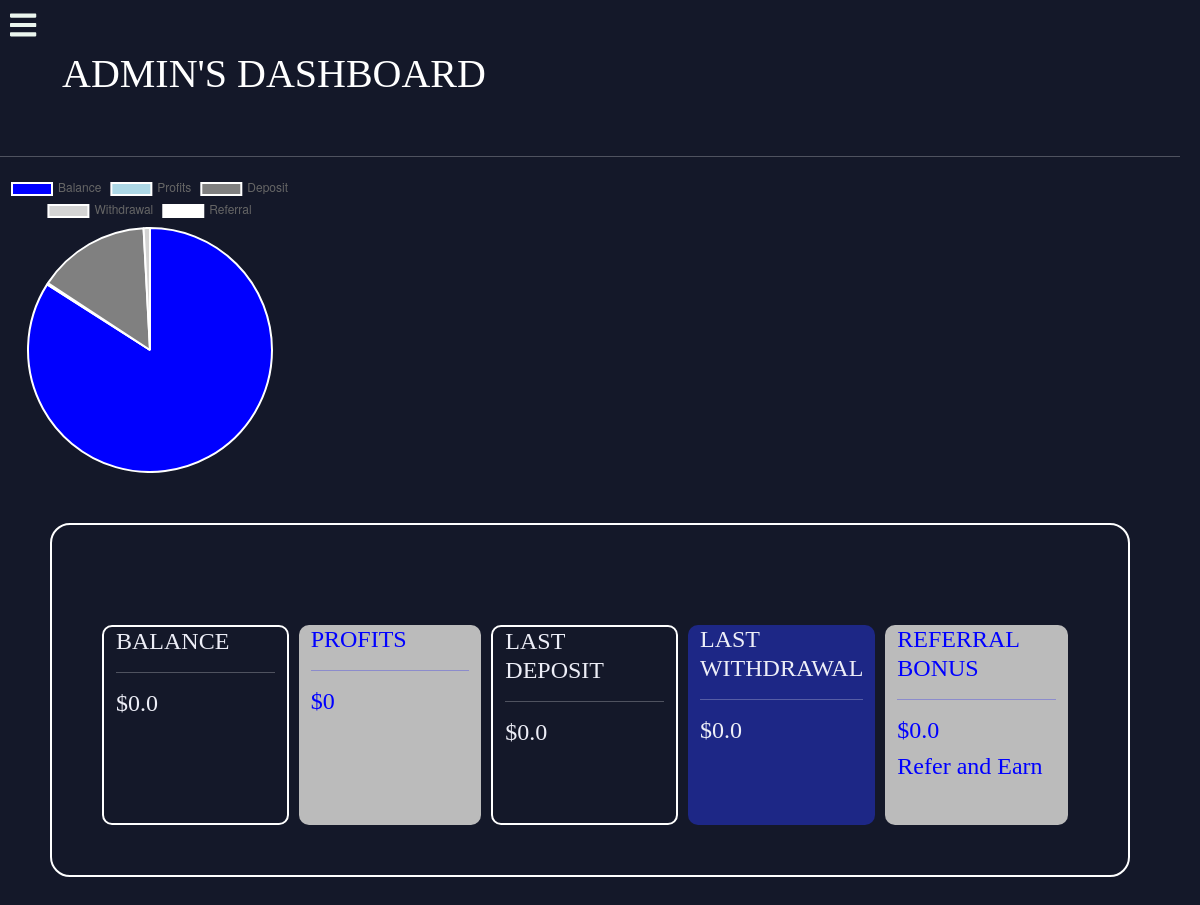
The page /dashboard (signed in) on the database as committed earlier.
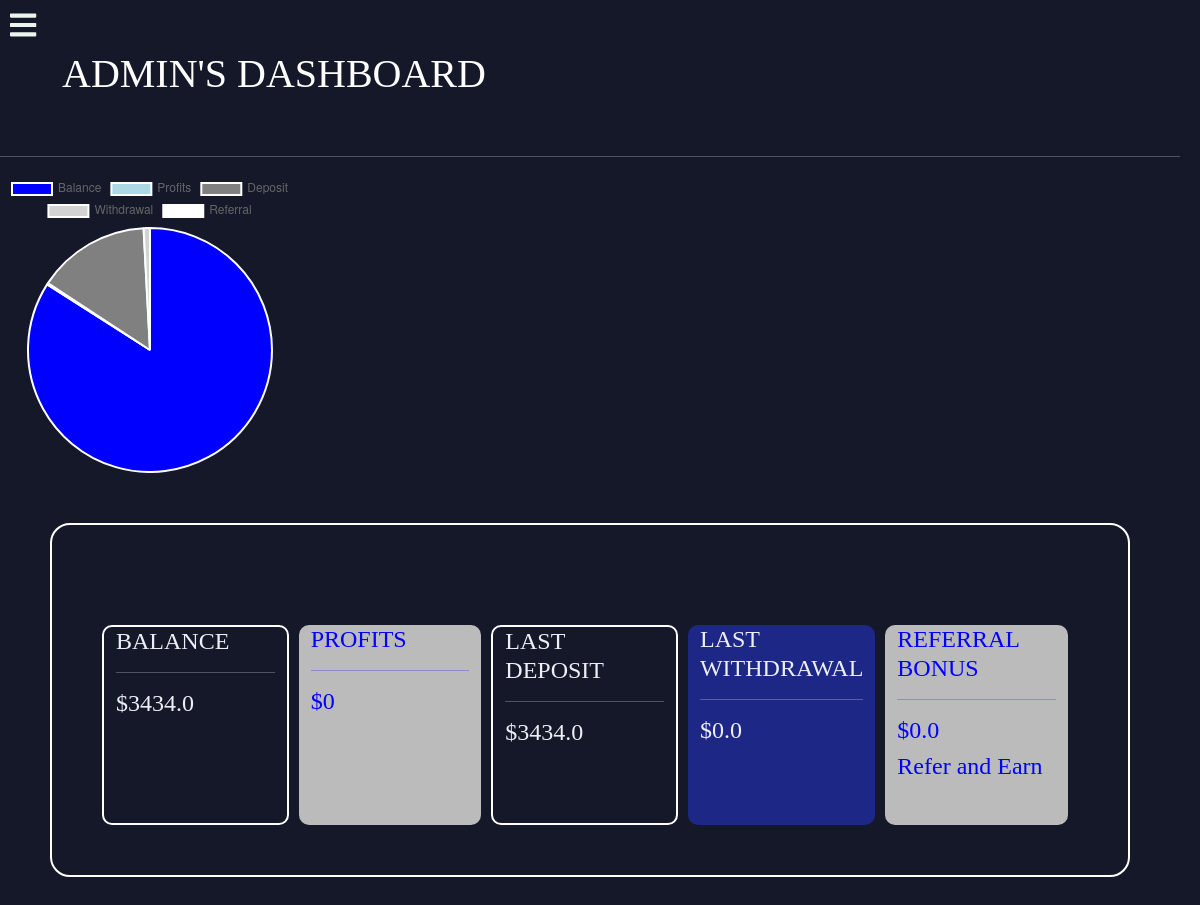
The same page on the database as committed later.
### main.py (models this page shows)
class User(UserMixin, db.Model):
    id = db.Column(db.Integer, primary_key=True)
    name = db.Column(db.String(250), nullable=False)
    email = db.Column(db.String(250), unique=True, nullable=False)
    password = db.Column(db.String(250), nullable=False)
    balance = db.Column(db.Float, nullable=False, default=0.0)
    is_verified = db.Column(db.Boolean, default=False)
    verification_code = db.Column(db.String(10))
    reset_token = db.Column(db.String(20), nullable=True, unique=True)
    reset_token_expiration = db.Column(db.DateTime, nullable=True)
    deposits = db.relationship('Deposit', backref='user')
    investments = db.relationship('Investment', backref='user')

class Deposit(db.Model):
    __tablename__ = "deposits"
    id = db.Column(db.Integer, primary_key=True)
    proposed_amount = db.Column(db.Float, nullable=False)
    amount = db.Column(db.Float, nullable=False, default=0.0)
    date = db.Column(db.Date, nullable=False)
    user_id = db.Column(db.Integer, db.ForeignKey('user.id'))

### main.py (the view)
@app.route('/dashboard')
@login_required
def dashboard():
    name = current_user.name
    balance = current_user.balance
    deposits = Deposit.query.filter_by(user_id=current_user.id).all()
    deposit_amounts = [deposit.amount for deposit in deposits]
    last_deposit = next((amount for amount in reversed(deposit_amounts) if amount != 0.0), 0.0)
    withdrawals = Withdrawal.query.filter_by(user_id=current_user.id).all()
    withdrawal_amounts = [withdrawal.amount for withdrawal in withdrawals]
    last_withdrawal = next((amount for amount in reversed(withdrawal_amounts) if amount != 0.0), 0.0)
    investments = Investment.query.filter_by(user_id=current_user.id).all()
    total_profit = sum(investment.profit for investment in investments)
    return render_template('dashboard.html', name=name.upper(), balance=balance, last_deposit=last_deposit,
                           last_withdrawal=last_withdrawal, total_profit=total_profit)

### main.py (called while the page is built)
@login_manager.user_loader
def load_user(user_id):
    return User.query.get(int(user_id))

### templates/dashboard.html (shortened to what this page needs)
<!DOCTYPE html>
<html lang="en">
<head>
    <link rel="stylesheet" href="https://cdnjs.cloudflare.com/ajax/libs/font-awesome/5.15.3/css/all.min.css">
    <link href="https://cdn.jsdelivr.net/npm/bootstrap@5.3.0/dist/css/bootstrap.min.css" rel="stylesheet">
</head>
<body>
    <div class="portfolio">
        <div class="row rowed">
            <h3 class="dashboard-heading" style="color: white; font-size: 40px;">{{name}}'S DASHBOARD</h3>
        </div>
        <hr style="color: white;">
        <div class="chart-container">
          <canvas id="pieChart"></canvas>
        </div>
        <div class="row rowed money-section">
            <div class="col column1" style="border: white 2px solid; margin-top: 50px;">
                <h4>BALANCE</h4>
                <hr style="color: white;">
                <h4>${{balance}}</h4>
            </div>
            <div class="col column1" style="background-color: #BBBBBB; margin-top: 50px;">
                <h4 style="color: blue;">PROFITS</h4>
                <hr style="color: blue;">
                <h4 style="color: blue;">${{total_profit}}</h4>
            </div>
            <div class="col column1" style="border: white 2px solid; margin-top: 50px;">
                <h4>LAST DEPOSIT</h4>
                <hr style="color: white;">
                <h4>${{ last_deposit}}</h4>
            </div>
            <div class="col column1" style="background-color: #1D2786; margin-top: 50px;">
                <h4>LAST WITHDRAWAL</h4>
                <hr style="color: white;">
                <h4>${{ last_withdrawal }}</h4>
            </div>
            <div class="col column1" style="background-color: #BBBBBB; margin-top: 50px;">
                <h4 style="color: blue;">REFERRAL BONUS</h4>
                <hr style="color: BLUE;">
                <h4 style="color: blue;">$0.0</h4>
                <h4 style="color: blue;">Refer and Earn</h4>
            </div>
        </div>
    </div>
    <div class="toggle-button" id="sidebar-toggle">
        <i class="fas fa-bars fa-2x"></i>
    </div>
    <script>
      // Get the canvas element
      const canvas = document.getElementById('pieChart');
      // Define the data for the pie chart
      const data = {
        labels: ['Balance', 'Profits', 'Deposit', 'Withdrawal', 'Referral'],
        datasets: [{
          data: [20000, 45, 3554, 200, 0],
          backgroundColor: ['blue', 'lightblue', 'gray', 'lightgray', 'white']
        }]
      };
      // Create the pie chart
      const chart = new Chart(canvas, {
        type: 'pie',
        data: data
      });
    </script>
</body>
</html>

### templates/dashboard.html (style rules this page uses)
body { margin: 0; padding: 0; overflow-x: hidden; background-color: #141829; font-family: Dekko; font-size: 22px; }
.portfolio { margin-top: 50px; margin-right: 20px; min-height: calc(100vh - 50px); transition: margin-left 0.3s ease-in-out; }
.rowed { margin: 50px; }
.column1 { height: 200px; margin-right: 10px; border-radius: 10px; }
h4 { color: #EDEEF7; }
.toggle-button { position: fixed; top: 10px; left: 10px; z-index: 999; cursor: pointer; color: #EBF5EE; transition: color 0.3s ease-in-out; font-size: 15px; }
.money-section { border: 2px solid white; padding: 50px; border-radius: 20px; }
.chart-container { width: 300px; height: 300px; }

Rows that differ between the two databases and show on the page:
changed User "ADMIN": balance "0.0" → "3434.0"
now on this page (row edited): Deposit: amount "3434.0"
Other text that changed with them:
{{ last_deposit }}: "0.0" → (not shown)
